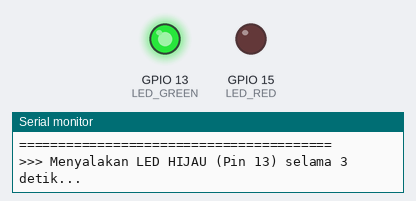
The sketch below on a simulated ESP32. On the bench: output pins drawn as LEDs (lit = HIGH), the last lines printed to the serial monitor.

Above: at 1.5 s.
At 4.5 s:
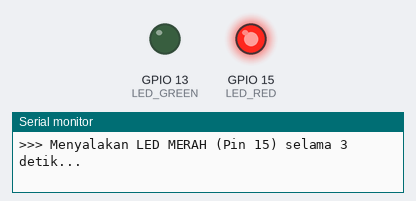
At 7.0 s:
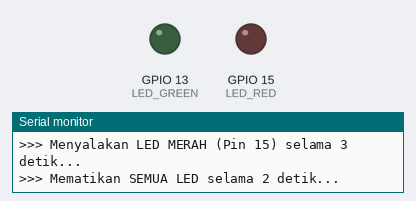
Timing chart, 0 to 10.4 s (numbered marks = the images above):
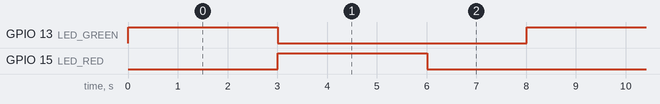

Measured:
- by itself, GPIO 13 (LED_GREEN), GPIO 15 (LED_RED): alternates HIGH for 3.0 s and LOW for 5.0 s
- by itself, everything shown: repeats every 8.0 s, in 3 steps

The sketch:

Test_LED_ESP32.ino
```cpp
// Definisi PIN sesuai yang baru
#define LED_GREEN 13   // Coba nyalakan Hijau di pin 13
#define LED_RED   15   // Coba nyalakan Merah di pin 15

void setup() {
  Serial.begin(115200);
  Serial.println("\n========================================");
  Serial.println("       TEST MANDIRI LED (ESP32)         ");
  Serial.println("========================================");

  pinMode(LED_GREEN, OUTPUT);
  pinMode(LED_RED, OUTPUT);

  // Pastikan semua mati saat baru menyala
  digitalWrite(LED_GREEN, LOW);
  digitalWrite(LED_RED, LOW);
}

void loop() {
  Serial.println(">>> Menyalakan LED HIJAU (Pin 13) selama 3 detik...");
  digitalWrite(LED_GREEN, HIGH);
  digitalWrite(LED_RED, LOW);
  delay(3000);

  Serial.println(">>> Menyalakan LED MERAH (Pin 15) selama 3 detik...");
  digitalWrite(LED_GREEN, LOW);
  digitalWrite(LED_RED, HIGH);
  delay(3000);

  Serial.println(">>> Mematikan SEMUA LED selama 2 detik...");
  digitalWrite(LED_GREEN, LOW);
  digitalWrite(LED_RED, LOW);
  delay(2000);
}
```
